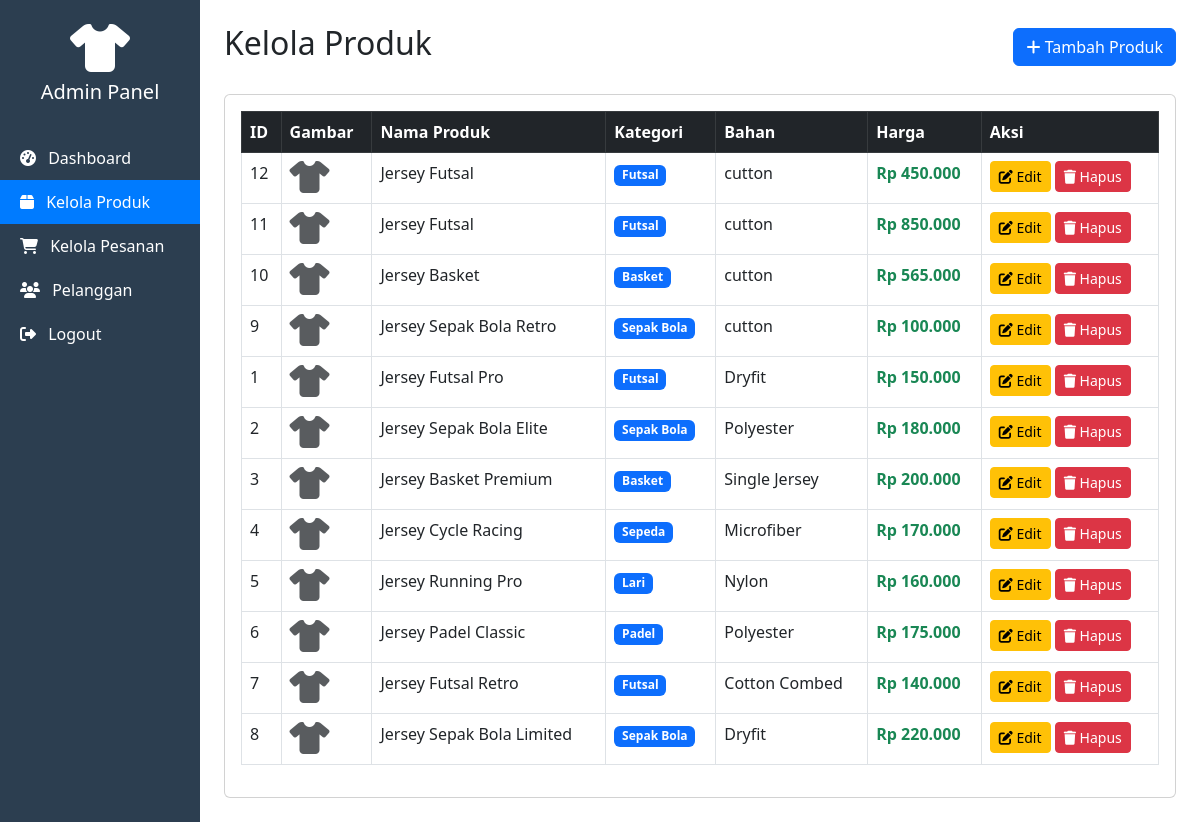
/admin/products.php (signed in), run on the app's committed database.
### tables this page shows
CREATE TABLE `products` (
  `id` int(11) NOT NULL,
  `name` varchar(100) NOT NULL,
  `category` varchar(50) NOT NULL,
  `material` varchar(100) DEFAULT NULL,
  `price` decimal(12,2) NOT NULL,
  `description` text DEFAULT NULL,
  `image` varchar(255) DEFAULT NULL,
  `sizes` varchar(100) DEFAULT 'S,M,L,XL,XXL',
  `colors` text DEFAULT NULL,
  `stock` int(11) DEFAULT 100,
  `created_at` timestamp NOT NULL DEFAULT current_timestamp(),
  `updated_at` timestamp NOT NULL DEFAULT current_timestamp() ON UPDATE current_timestamp()
);

### admin/products.php (the view, shortened to what this page needs)
<?php
require_once '../config/database.php';
$products = $pdo->query("SELECT * FROM products ORDER BY created_at DESC")->fetchAll();
?>
<!DOCTYPE html>
<html lang="id">
<head>
    <link href="https://cdn.jsdelivr.net/npm/bootstrap@5.3.0/dist/css/bootstrap.min.css" rel="stylesheet">
    <link href="https://cdnjs.cloudflare.com/ajax/libs/font-awesome/6.4.0/css/all.min.css" rel="stylesheet">
</head>
<body>
    <div class="container-fluid">
        <div class="row">
            <div class="col-md-2 p-0 sidebar">
                <div class="text-center py-4">
                    <i class="fas fa-tshirt fa-3x text-white"></i>
                    <h5 class="text-white mt-2">Admin Panel</h5>
                </div>
                <a href="dashboard.php"><i class="fas fa-tachometer-alt me-2"></i> Dashboard</a>
                <a href="products.php" class="active"><i class="fas fa-box me-2"></i> Kelola Produk</a>
                <a href="orders.php"><i class="fas fa-shopping-cart me-2"></i> Kelola Pesanan</a>
                <a href="customers.php"><i class="fas fa-users me-2"></i> Pelanggan</a>
                <a href="../logout.php"><i class="fas fa-sign-out-alt me-2"></i> Logout</a>
            </div>
            <div class="col-md-10 p-4">
                <div class="d-flex justify-content-between align-items-center mb-4">
                    <h2>Kelola Produk</h2>
                    <button class="btn btn-primary" data-bs-toggle="modal" data-bs-target="#productModal" onclick="clearForm()">
                        <i class="fas fa-plus"></i> Tambah Produk
                    </button>
                </div>
                <div class="card">
                    <div class="card-body">
                        <table class="table table-bordered table-hover">
                            <thead class="table-dark">
                                <tr>
                                    <th>ID</th>
                                    <th>Gambar</th>
                                    <th>Nama Produk</th>
                                    <th>Kategori</th>
                                    <th>Bahan</th>
                                    <th>Harga</th>
                                    <th>Aksi</th>
                                </tr>
                            </thead>
                            <tbody>
                                <?php foreach($products as $product): ?>
                                <tr>
                                    <td><?php echo $product['id']; ?></td>
                                    <td>
                                        <?php if($product['image'] && file_exists('../uploads/' . $product['image'])): ?>
                                            <img src="../uploads/<?php echo $product['image']; ?>" width="50" height="50" style="object-fit: cover; border-radius: 5px;">
                                        <?php else: ?>
                                            <i class="fas fa-tshirt fa-2x text-muted"></i>
                                        <?php endif; ?>
                                    </td>
                                    <td><?php echo htmlspecialchars($product['name']); ?></td>
                                    <td><span class="badge bg-primary"><?php echo $product['category']; ?></span></td>
                                    <td><?php echo $product['material']; ?></td>
                                    <td class="text-success fw-bold">Rp <?php echo number_format($product['price'], 0, ',', '.'); ?></td>
                                    <td>
                                        <button class="btn btn-sm btn-warning" onclick='editProduct(<?php echo json_encode($product); ?>)'>
                                            <i class="fas fa-edit"></i> Edit
                                        </button>
                                        <a href="?delete=<?php echo $product['id']; ?>" class="btn btn-sm btn-danger" onclick="return confirm('Yakin ingin menghapus produk ini?')">
                                            <i class="fas fa-trash"></i> Hapus
                                        </a>
                                    </td>
                                </tr>
                                <?php endforeach; ?>
                            </tbody>
                        </table>
                    </div>
                </div>
            </div>
        </div>
    </div>
</body>
</html>

### admin/products.php (style rules this page uses)
.sidebar { min-height: 100vh; background: #2c3e50; }
.sidebar a { color: white; text-decoration: none; padding: 10px 20px; display: block; transition: 0.3s; }
.sidebar a.active { background: #007bff; }

### data on the page
products: id "12", name "Jersey Futsal", category "Futsal", material "cutton", price "450.000"
products: id "11", name "Jersey Futsal", category "Futsal", material "cutton", price "850.000"
products: id "10", name "Jersey Basket", category "Basket", material "cutton", price "565.000"
products: id "9", name "Jersey Sepak Bola Retro", category "Sepak Bola", material "cutton", price "100.000"
products: id "1", name "Jersey Futsal Pro", category "Futsal", material "Dryfit", price "150.000"
products: id "2", name "Jersey Sepak Bola Elite", category "Sepak Bola", material "Polyester", price "180.000"
products: id "3", name "Jersey Basket Premium", category "Basket", material "Single Jersey", price "200.000"
products: id "4", name "Jersey Cycle Racing", category "Sepeda", material "Microfiber", price "170.000"
products: id "5", name "Jersey Running Pro", category "Lari", material "Nylon", price "160.000"
products: id "6", name "Jersey Padel Classic", category "Padel", material "Polyester", price "175.000"
products: id "7", name "Jersey Futsal Retro", category "Futsal", material "Cotton Combed", price "140.000"
products: id "8", name "Jersey Sepak Bola Limited", category "Sepak Bola", material "Dryfit", price "220.000"
